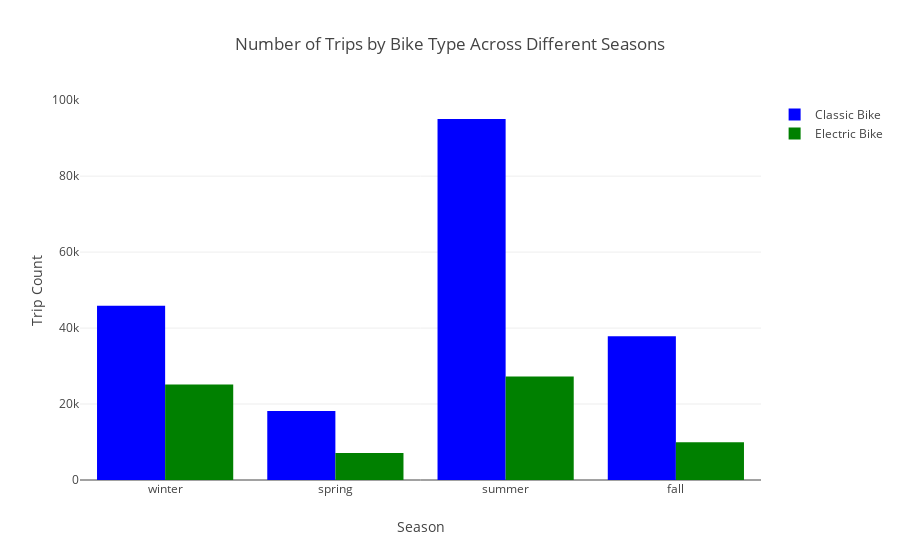

Write notebook code for a chart like this one.
### Markdown cell above
### Obtaining plot to understand the variation of classic and elctric bikes usage amongst users of CitiBike. This plot would be helpful in understanding any correlation existing between usage of rideable bikes and seasons.

### Code cell
small_dataset['trip_count'] = pd.to_numeric(small_dataset['trip_count'], errors='coerce')


small_dataset['season'] = pd.Categorical(small_dataset['season'], categories=['winter', 'spring', 'summer', 'fall'], ordered=True)

# Filtering DataFrame by bike type using .loc
classic_bike = small_dataset.loc[small_dataset['rideable_type'] == 'classic_bike']
electric_bike = small_dataset.loc[small_dataset['rideable_type'] == 'electric_bike']

# Counting trip counts by season
classic_counts = classic_bike.groupby('season')['trip_count'].count().reset_index()
electric_counts = electric_bike.groupby('season')['trip_count'].count().reset_index()


print("Classic Bike Counts:")
print(classic_counts)
print("\nElectric Bike Counts:")
print(electric_counts)

# Creating the figure with subplots
fig = make_subplots(rows=1, cols=1)

# Adding bar charts to the figure
fig.add_trace(go.Bar(
    x=classic_counts['season'],
    y=classic_counts['trip_count'],
    name='Classic Bike',
    marker=dict(color='blue')
), row=1, col=1)

fig.add_trace(go.Bar(
    x=electric_counts['season'],
    y=electric_counts['trip_count'],
    name='Electric Bike',
    marker=dict(color='green')
), row=1, col=1)

# Update layout
fig.update_layout(
    title='Number of Trips by Bike Type Across Different Seasons',
    xaxis=dict(title='Season'),
    yaxis=dict(title='Trip Count'),
    barmode='group'  # Group bars side by side
)

# Display the figure
fig.show()

### Figure 1 — Plotly figure (JSON) as saved in the notebook; plotly's stock layout.template omitted (floating-point values rounded to 4 significant figures)
{"data": [{"marker": {"color": "blue"}, "name": "Classic Bike", "type": "bar", "x": ["winter", "spring", "summer", "fall"], "xaxis": "x", "y": [45857, 18168, 95042, 37844], "yaxis": "y"}, {"marker": {"color": "green"}, "name": "Electric Bike", "type": "bar", "x": ["winter", "spring", "summer", "fall"], "xaxis": "x", "y": [25144, 7101, 27242, 9931], "yaxis": "y"}], "layout": {"autosize": true, "barmode": "group", "title": {"text": "Number of Trips by Bike Type Across Different Seasons"}, "xaxis": {"anchor": "y", "autorange": true, "domain": [0, 1], "range": [-0.5, 3.5], "title": {"text": "Season"}, "type": "category"}, "yaxis": {"anchor": "x", "autorange": true, "domain": [0, 1], "range": [0, 100000.0], "title": {"text": "Trip Count"}, "type": "linear"}}}
